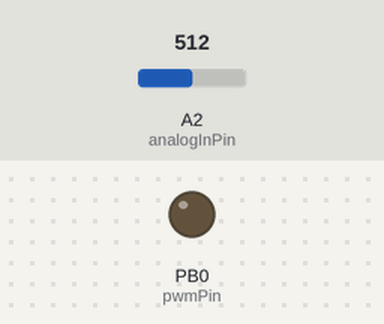
The sketch below on a simulated ATtiny85, built with avr-gcc and run on an emulated ATtiny85. On the bench: output pins drawn as LEDs (lit = HIGH). Inputs (shaded band) come from the test bench; at power-on: A2 (analogInPin) = 512.

Above: at 11.2 s.
11.3 s: A2 (analogInPin) set to 529
At 12.2 s:
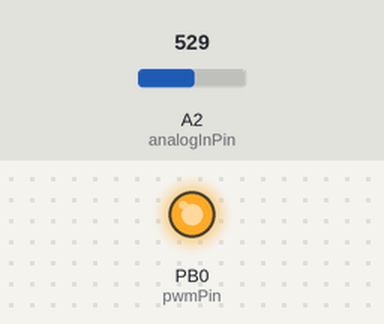
Timing chart, 0 to 15.6 s (numbered marks = the images above; inputs shaded):
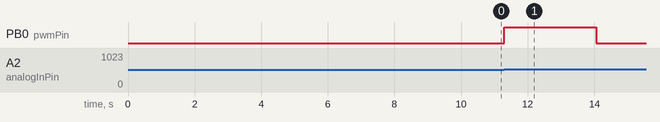

The sketch:

VIBRATION_ALARM_ATTINY85_v1b.ino
```cpp
int pwmPin = 0;       //ATTINY85 Pin 5 PWM OUT
int analogInPin = A2; //ATTINY85 Pin 3 Analog in
bool vibe_detected = false;

void setup() {
  // put your setup code here, to run once:

   pinMode(pwmPin, OUTPUT);
   pinMode(analogInPin, INPUT);

   digitalWrite(pwmPin,LOW);
   // POWER SWITCHED ON!! Wait 10 SECONDS TO SETTLE VIBRATIONS
   delay(10000);
}

void loop() {

   int analogIn = analogRead(analogInPin); // Read analog voltage on pin 2 (A1)

   // d e t e c t  v i b r a t i o n //

   if ((analogIn > 512) && (!vibe_detected)) { // over 2.5 volts
      vibe_detected = true;
      pulse_call_button();
      }

   if (vibe_detected) {
      delay(20000);
      pulse_call_button();
      vibe_detected = false;
      delay(10000); //delay 10 seconds to let things settle especially if far side radio cancelled alarm
   }

}

void pulse_call_button() {
   digitalWrite(pwmPin,HIGH);
   delay(2750); // TURN ON ALARM
   digitalWrite(pwmPin,LOW);
}
```

Measured:
- the behaviour switches between 512 and 513 on A2 (analogInPin) (found by bisection; images 0 and 1)
- after the input at 11.3 s, PB0 (pwmPin): LOW → HIGH at once, → LOW 2.8 s later
